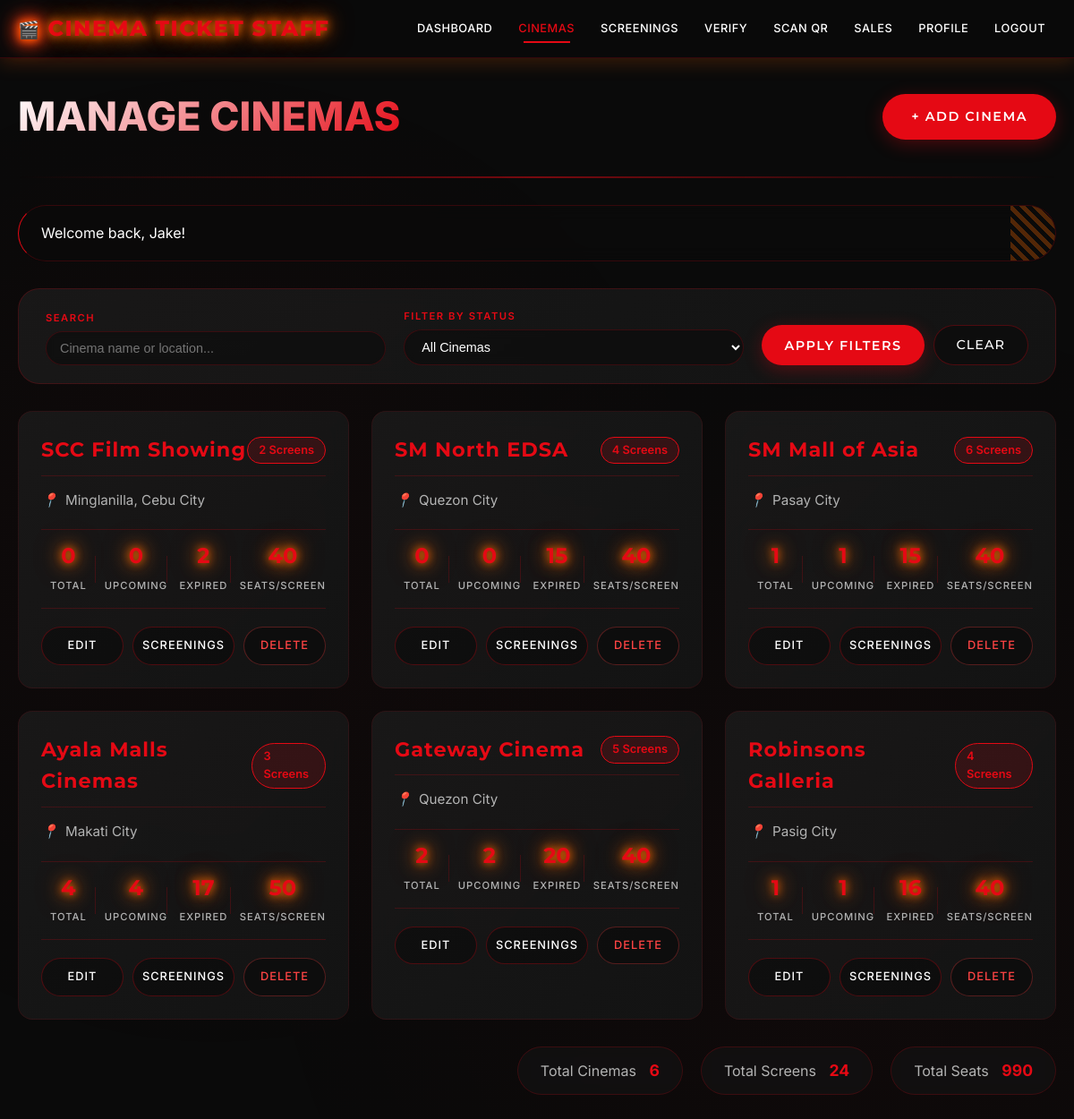
Screenshot of /staff/cinemas.php (signed in) with the database file from the repository.
### tables this page shows
CREATE TABLE `cinemas` (
  `id` int(11) NOT NULL,
  `name` varchar(200) NOT NULL,
  `location` varchar(500) NOT NULL,
  `total_screens` int(11) DEFAULT 1,
  `created_at` timestamp NOT NULL DEFAULT current_timestamp(),
  `seats_per_screen` int(11) NOT NULL DEFAULT 40
);

### includes/functions.php (called while the page is built, shortened)
<?php
function getDB() {
    static $pdo = null;
    if ($pdo === null) {
        try {
            $pdo = new PDO(
                "mysql:host=" . DB_HOST . ";dbname=" . DB_NAME . ";charset=utf8mb4",
                DB_USER,
                DB_PASS,
                [
                    PDO::ATTR_ERRMODE => PDO::ERRMODE_EXCEPTION,
                    PDO::ATTR_DEFAULT_FETCH_MODE => PDO::FETCH_ASSOC,
                    PDO::ATTR_EMULATE_PREPARES => false
                ]
            );
        } catch (PDOException $e) {
            if ($e->getCode() == 1049) {
                die("<h2>Database '" . DB_NAME . "' not found!</h2>
                     <p>Please check your database configuration.</p>");
            } else {
                die("Database error: " . $e->getMessage());
            }
        }
    }
    return $pdo;
}
function getCurrentUser() {
    $pdo = getDB();
    $stmt = $pdo->prepare("SELECT * FROM users WHERE id = ?");
    $stmt->execute([$_SESSION['user_id']]);
    $user = $stmt->fetch();
    return $user;
}
function getFlash() {
    if (isset($_SESSION['flash'])) {
        $flash = $_SESSION['flash'];
        return $flash;
    }
    return null;
}
function getStaffCinema($staff_id) {
    $pdo = getDB();
    $stmt = $pdo->prepare("
        SELECT c.id, c.name, c.location, c.total_screens, c.seats_per_screen
        FROM staff_cinemas sc
        JOIN cinemas c ON sc.cinema_id = c.id
        WHERE sc.staff_id = ?
        LIMIT 1
    ");
    $stmt->execute([$staff_id]);
    return $stmt->fetch();
}
?>

### staff/cinemas.php (the view, shortened to what this page needs)
<?php
require_once '../includes/functions.php';
$pdo = getDB();
$user = getCurrentUser();
$staff_cinema = getStaffCinema($user['id']);
$assigned_cinema_id = $staff_cinema ? $staff_cinema['id'] : 0;
$is_assigned = ($assigned_cinema_id > 0);
$filter_status = $_GET['status'] ?? 'all';
$filter_search = trim($_GET['search'] ?? '');
try {
    $sql = "
        SELECT c.*,
               (SELECT COUNT(*) FROM screenings WHERE cinema_id = c.id AND status != 'expired' AND show_date >= CURDATE()) as total_screenings,
               (SELECT COUNT(*) FROM screenings WHERE cinema_id = c.id AND show_date >= CURDATE() AND status != 'expired') as upcoming_screenings,
               (SELECT COUNT(*) FROM screenings WHERE cinema_id = c.id AND status = 'expired') as expired_screenings
        FROM cinemas c
    ";
    $params = [];
    $sql .= " ORDER BY c.created_at DESC";
    $stmt = $pdo->prepare($sql);
    $stmt->execute($params);
    $cinemas = $stmt->fetchAll();
} catch (PDOException $e) {
    $cinemas = [];
    setFlash('Error loading cinemas: ' . $e->getMessage(), 'error');
}
$total_seats = 0;
foreach ($cinemas as $cinema) {
    $total_seats += ($cinema['total_screens'] * ($cinema['seats_per_screen'] ?? 40));
}
?>
<!DOCTYPE html>
<html lang="en">
<head>
    <link rel="stylesheet" href="../assets/css/style.css">
</head>
<body>
    <nav class="navbar">
        <div class="nav-container">
            <a href="../index.php" class="logo">CINEMA TICKET STAFF</a>
            <div class="nav-links">
                <a href="dashboard.php">Dashboard</a>
                <a href="cinemas.php" class="active">Cinemas</a>
                <a href="screenings.php">Screenings</a>
                <a href="verify.php">Verify</a>
                <a href="scan.php">Scan QR</a>
                <a href="sales.php">Sales</a>
                <a href="profile.php">Profile</a>
                <a href="../auth/logout.php">Logout</a>
            </div>
        </div>
    </nav>
    <main class="container">
        <div style="display: flex; justify-content: space-between; align-items: center; margin-bottom: 30px;">
            <h1>Manage Cinemas</h1>
            <?php if (!$is_assigned): ?>
                <a href="?action=add" class="btn-primary">+ Add Cinema</a>
            <?php endif; ?>
        </div>
        <div class="cinema-strip"></div>
        <?php $flash = getFlash(); if ($flash): ?>
            <div class="alert alert-<?php echo $flash['type']; ?>">
                <?php echo $flash['message']; ?>
            </div>
        <?php endif; ?>
        <div class="filter-bar">
            <form method="GET" style="display: flex; gap: 20px; flex-wrap: wrap; width: 100%; align-items: flex-end;">
                <div class="filter-group">
                    <label>Search</label>
                    <input type="text" name="search" placeholder="Cinema name or location..." value="<?php echo htmlspecialchars($filter_search); ?>">
                </div>
                <div class="filter-group">
                    <label>Filter by Status</label>
                    <select name="status">
                        <option value="all" <?php echo $filter_status == 'all' ? 'selected' : ''; ?>>All Cinemas</option>
                    </select>
                </div>
                <div class="filter-actions">
                    <button type="submit" class="btn-primary" style="padding: 10px 25px;">Apply Filters</button>
                    <a href="cinemas.php" class="btn" style="padding: 10px 25px;">Clear</a>
                </div>
            </form>
        </div>
        <?php if (empty($cinemas)): ?>
            <div class="alert alert-info" style="text-align: center; padding: 60px 40px; margin-top: 30px;">
                <p style="font-size: 1.3rem; margin-bottom: 20px; color: #fff;">No cinemas found</p>
                <p style="color: var(--text-secondary); font-size: 1rem;">
                    <?php if ($is_assigned): ?>
                        You are assigned to a cinema that doesn't exist or has been deleted.
                    <?php else: ?>
                        Click the "Add Cinema" button to create your first cinema.
                    <?php endif; ?>
                </p>
            </div>
        <?php else: ?>
            <div class="cinemas-grid">
                <?php foreach ($cinemas as $cinema): ?>
                    <div class="cinema-card">
                        <div class="cinema-header">
                            <span class="cinema-name"><?php echo htmlspecialchars($cinema['name']); ?></span>
                            <span class="cinema-badge"><?php echo $cinema['total_screens']; ?> Screens</span>
                        </div>
                        <div class="cinema-location">
                            <i>📍</i> <?php echo htmlspecialchars($cinema['location']); ?>
                        </div>
                        <div class="cinema-stats">
                            <div class="stat-item">
                                <div class="stat-value"><?php echo $cinema['total_screenings'] ?? 0; ?></div>
                                <div class="stat-label">Total</div>
                            </div>
                            <div class="stat-item">
                                <div class="stat-value"><?php echo $cinema['upcoming_screenings'] ?? 0; ?></div>
                                <div class="stat-label">Upcoming</div>
                            </div>
                            <div class="stat-item">
                                <div class="stat-value"><?php echo $cinema['expired_screenings'] ?? 0; ?></div>
                                <div class="stat-label">Expired</div>
                            </div>
                            <div class="stat-item">
                                <div class="stat-value"><?php echo $cinema['seats_per_screen'] ?? 40; ?></div>
                                <div class="stat-label">Seats/Screen</div>
                            </div>
                        </div>
                        <div class="cinema-actions">
                            <a href="?edit=<?php echo $cinema['id']; ?>" class="btn-small">Edit</a>
                            <a href="screenings.php?cinema_id=<?php echo $cinema['id']; ?>" class="btn-small">Screenings</a>
                            <?php if (!$is_assigned): ?>
                                <a href="?delete=<?php echo $cinema['id']; ?>" class="btn-small delete"
                                   onclick="return confirm('Are you sure you want to delete this cinema?\n\nWARNING: This will fail if there are upcoming screenings assigned to this cinema.')">Delete</a>
                            <?php endif; ?>
                        </div>
                    </div>
                <?php endforeach; ?>
            </div>
            <div class="stats-bar">
                <div class="stat-summary">
                    <span>Total Cinemas</span>
                    <strong><?php echo count($cinemas); ?></strong>
                </div>
                <div class="stat-summary">
                    <span>Total Screens</span>
                    <strong><?php echo array_sum(array_column($cinemas, 'total_screens')); ?></strong>
                </div>
                <div class="stat-summary">
                    <span>Total Seats</span>
                    <strong><?php echo $total_seats; ?></strong>
                </div>
            </div>
        <?php endif; ?>
    </main>
</body>
</html>

### assets/css/style.css (style rules this page uses)
:root { --bg-primary: #0a0a0a; --bg-secondary: #1a1a1a; --bg-card: #222222; --text-primary: #ffffff; --text-secondary: #e0e0e0; --orange-primary: #ff6b00; --orange-secondary: #ff4500; --orange-glow: 0 0 10px #ff6b00, 0 0 20px #ff6b00, 0 0 30px rgba(255, 107, 0, 0.5); --orange-border: 1px solid #ff6b00; --orange-box: 0 0 5px #ff6b00; --error-red: #ff4444; --success-green: #44ff44; --warning-yellow: #ffff44; --film-strip: repeating-linear-gradient(45deg, #ff6b00 0px, #ff6b00 5px, transparent 5px, transparent 10px); }
* { margin: 0; padding: 0; box-sizing: border-box; }
body { font-family: 'Montserrat', 'Segoe UI', Tahoma, Geneva, Verdana, sans-serif; background: var(--bg-primary); color: var(--text-primary); line-height: 1.6; min-height: 100vh; background-image: radial-gradient(circle at 10% 20%, rgba(255, 107, 0, 0.03) 0%, transparent 20%); }
.container { max-width: 1200px; margin: 0 auto; padding: 20px; }
.navbar { background: linear-gradient(135deg, #0a0a0a 0%, #1a1a1a 100%); border-bottom: 3px solid var(--orange-primary); padding: 1rem 0; position: sticky; top: 0; z-index: 1000; box-shadow: 0 5px 20px rgba(255, 107, 0, 0.2); }
.nav-container { max-width: 1200px; margin: 0 auto; display: flex; justify-content: space-between; align-items: center; padding: 0 20px; }
.logo { color: var(--orange-primary); font-size: 2rem; font-weight: 800; text-decoration: none; text-transform: uppercase; letter-spacing: 2px; text-shadow: var(--orange-glow); position: relative; }
.logo::before { content: "🎬"; margin-right: 10px; font-size: 1.8rem; }
.nav-links { display: flex; gap: 20px; align-items: center; }
.nav-links a { color: var(--text-primary); text-decoration: none; padding: 8px 16px; border-radius: 4px; transition: all 0.3s; font-weight: 500; text-transform: uppercase; font-size: 0.9rem; letter-spacing: 1px; position: relative; overflow: hidden; }
.nav-links a::before { content: ''; position: absolute; bottom: 0; left: -100%; width: 100%; height: 2px; background: var(--orange-primary); transition: left 0.3s; }
.alert { padding: 15px 20px; margin-bottom: 20px; border-radius: 4px; animation: slideIn 0.3s ease; border-left: 4px solid; background: var(--bg-card); position: relative; overflow: hidden; }
.alert::after { content: ''; position: absolute; top: 0; right: 0; width: 50px; height: 100%; background: var(--film-strip); opacity: 0.3; }
.alert-success { border-left-color: var(--success-green); color: var(--success-green); }
.btn { display: inline-block; padding: 12px 30px; border: none; border-radius: 4px; font-size: 16px; font-weight: 600; cursor: pointer; text-decoration: none; transition: all 0.3s; background: transparent; color: var(--orange-primary); border: 2px solid var(--orange-primary); text-transform: uppercase; letter-spacing: 1px; position: relative; overflow: hidden; z-index: 1; }
.btn::before { content: ''; position: absolute; top: 0; left: -100%; width: 100%; height: 100%; background: var(--orange-primary); transition: left 0.3s; z-index: -1; }
.btn-primary { background: var(--orange-primary); color: var(--bg-primary); border: 2px solid var(--orange-primary); }
.btn-primary::before { background: transparent; }
.btn-small { padding: 6px 16px; font-size: 14px; }
.stat-value { font-size: 3rem; font-weight: 800; color: var(--orange-primary); margin-bottom: 10px; text-shadow: var(--orange-glow); }
.stat-label { color: var(--text-secondary); text-transform: uppercase; letter-spacing: 2px; font-size: 14px; font-weight: 500; }
.cinema-strip { height: 20px; background: repeating-linear-gradient(90deg, var(--orange-primary) 0px, var(--orange-primary) 10px, transparent 10px, transparent 20px); margin: 30px 0; opacity: 0.3; }

### rows the page displays
cinemas: name "SCC Film Showing", total_screens "2", location "Minglanilla, Cebu City", total_screenings "0", upcoming_screenings "0", expired_screenings "2", seats_per_screen "40"
cinemas: name "SM North EDSA", total_screens "4", location "Quezon City", total_screenings "0", upcoming_screenings "0", expired_screenings "15", seats_per_screen "40"
cinemas: name "SM Mall of Asia", total_screens "6", location "Pasay City", total_screenings "1", upcoming_screenings "1", expired_screenings "15", seats_per_screen "40"
cinemas: name "Ayala Malls Cinemas", total_screens "3", location "Makati City", total_screenings "4", upcoming_screenings "4", expired_screenings "17", seats_per_screen "50"
cinemas: name "Gateway Cinema", total_screens "5", location "Quezon City", total_screenings "2", upcoming_screenings "2", expired_screenings "20", seats_per_screen "40"
cinemas: name "Robinsons Galleria", total_screens "4", location "Pasig City", total_screenings "1", upcoming_screenings "1", expired_screenings "16", seats_per_screen "40"

### other values shown
$flash['message'] "Welcome back, Jake!"
count($cinemas) "6"
array_sum(array_column($cinemas, 'total_screens')) "24"
$total_seats "990"
